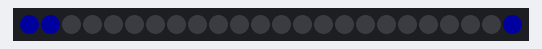
This sketch was run on a simulated Arduino Uno, built with avr-gcc and run on an emulated ATmega328P. Parts: 24 RGB LEDs in strip order, left to right. Dim RGB values are drawn brighter than linear.

Above: at 4.04 s.
At 12.08 s:
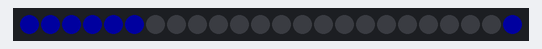
At 20.08 s:
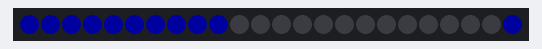
At 28.11 s:
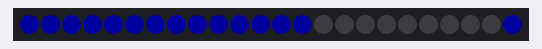
At 36.2 s:
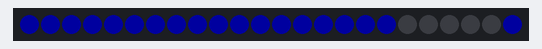
At 39.43 s:
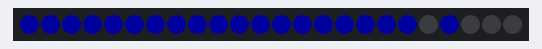

Measured:
- what the display in image 5 shows lasts 0.4 s, from 39.2 s to 39.6 s

The sketch:

AnimatedRingClock.ino
```cpp
#include <Adafruit_NeoPixel.h>
#ifdef __AVR__
#include <avr/power.h>
#endif

// Data pin on ring
#define PIN 7

// Set the number of pixels on your ring here
#define NUM_PIXELS 24

// Demo at different speeds
// 1.0 = normal speed
// 0.5 = double speedS
#define ANIMATION_SCALE 1.0


// Parameter 1 = number of pixels in strip
// Parameter 2 = Arduino pin number (most are valid)
// Parameter 3 = pixel type flags, add together as needed:
//   NEO_KHZ800  800 KHz bitstream (most NeoPixel products w/WS2812 LEDs)
//   NEO_KHZ400  400 KHz (classic 'v1' (not v2) FLORA pixels, WS2811 drivers)
//   NEO_GRB     Pixels are wired for GRB bitstream (most NeoPixel products)
//   NEO_RGB     Pixels are wired for RGB bitstream (v1 FLORA pixels, not v2)
Adafruit_NeoPixel strip = Adafruit_NeoPixel(NUM_PIXELS, PIN, NEO_GRB + NEO_KHZ800);


// IMPORTANT: To reduce NeoPixel burnout risk, add 1000 uF capacitor across
// pixel power leads, add 300 - 500 Ohm resistor on first pixel's data input
// and minimize distance between Arduino and first pixel.  Avoid connecting
// on a live circuit...if you must, connect GND first.

void setup() {
  // pinMode(13, OUTPUT);
  // digitalWrite(13, HIGH);
  Serial.begin(9600);
  strip.begin();
  strip.show(); // Initialize all pixels to 'off'
}

void loop() {
  clock();
  resetPixels();
}

void clock() {
  // Set to blue
  uint32_t  color = strip.Color(0, 0, 32);
  uint32_t  off = strip.Color(0, 0, 0);
  int numPixels =  strip.numPixels();
  // int numTicks = 60; // 60 Seconds in a minute

  // Used to correct for rings that aren't 60 pixels. 60/numPixels
  float scale = 60 / NUM_PIXELS; //60 / 24 = 2.5;
  for (uint16_t i = 0; i < numPixels; i++) {
    // The delay needs to increase as the loop progresses
    int msDelay = (1000 / (numPixels - i)) * scale * ANIMATION_SCALE;
    for (uint16_t j = 0; j < numPixels; j++) {
      if ( j < numPixels - i) {
        if (j > 0) {
          // Turn off previous pixel
          strip.setPixelColor( numPixels - j, off);
        }
        strip.setPixelColor( numPixels - j - 1, color);

        strip.show();
        delay(msDelay);
      }
      else {
        break;
      }
    }
  }
}

void resetPixels() {
  uint32_t  off = strip.Color(0, 0, 0);
  for (uint16_t i = 0; i < strip.numPixels(); i++) {
    strip.setPixelColor(i, off);
  }
  strip.show();
}

// Fill the dots one after the other with a color
void colorWipe(uint32_t c, uint8_t wait) {
  for (uint16_t i = 0; i < strip.numPixels(); i++) {
    strip.setPixelColor(i, c);
    strip.show();
    delay(wait);
  }
}
```
